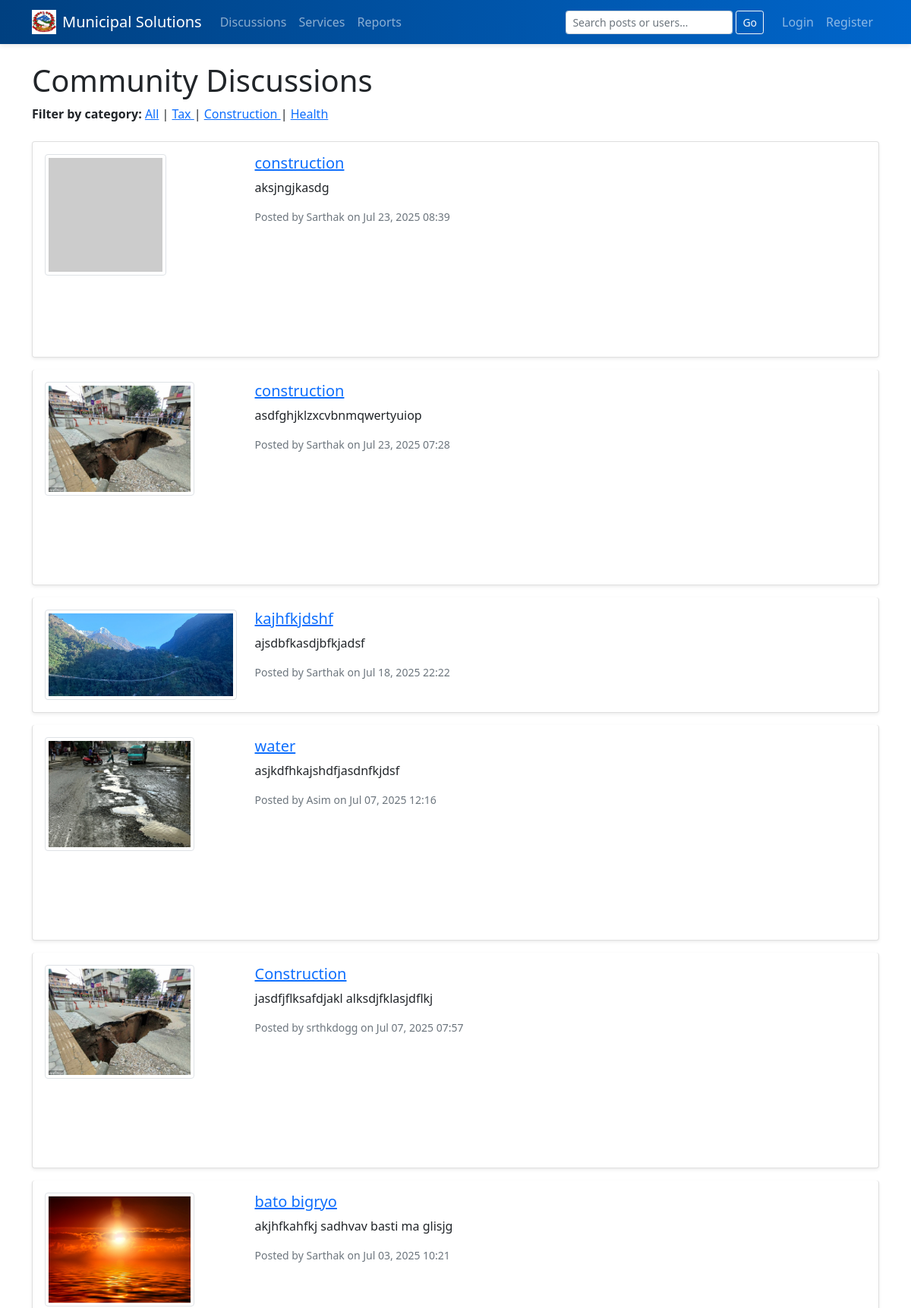
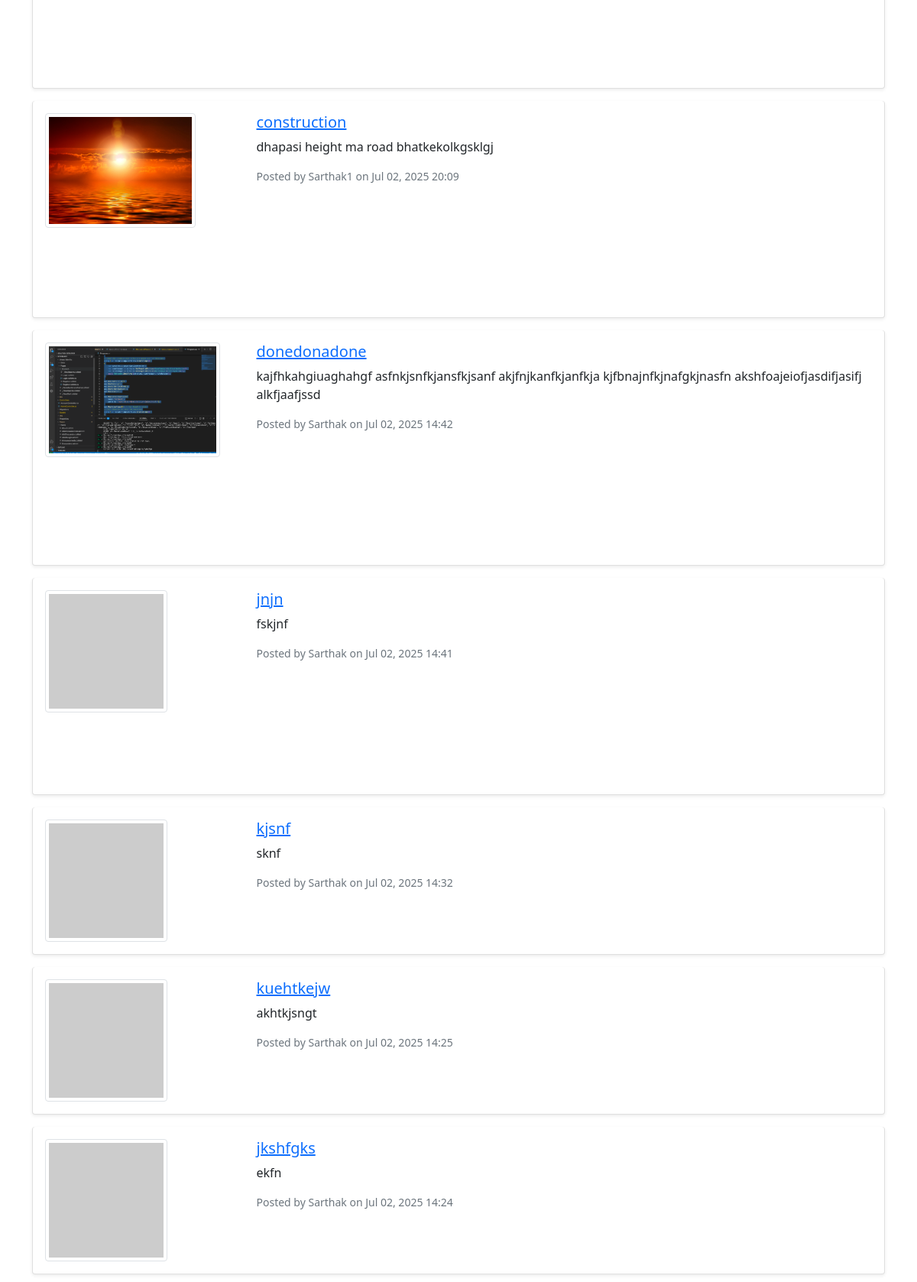
The app's page /discussions/ (upper part) with its own data (2 pictures, top to bottom).
### services/models.py (models this page shows, shortened)
class DiscussionPost(models.Model):
    CATEGORY_TAX          = 'tax'
    CATEGORY_CONSTRUCTION = 'construction'
    CATEGORY_HEALTH       = 'health'
    CATEGORY_CHOICES = [
        (CATEGORY_TAX,          'Tax'),
        (CATEGORY_CONSTRUCTION, 'Construction'),
        (CATEGORY_HEALTH,       'Health'),
    ]
    author     = models.ForeignKey(CustomUser, on_delete=models.CASCADE)
    title      = models.CharField(max_length=200)
    content    = models.TextField()
    image      = models.ImageField(upload_to='discussion_images/', blank=True, null=True)
    location   = models.CharField(max_length=100, blank=True, null=True)
    category   = models.CharField(
        max_length=20,
        choices=CATEGORY_CHOICES,
        default=CATEGORY_TAX,
        help_text="Select one: Tax, Construction or Health"
    )
    created_at = models.DateTimeField(auto_now_add=True)
    updated_at = models.DateTimeField(auto_now=True)
    likes      = models.PositiveIntegerField(default=0)
    dislikes   = models.PositiveIntegerField(default=0)

### accounts/models.py (models this page shows, shortened)
class CustomUser(AbstractUser):
    is_admin     = models.BooleanField(default=False)
    phone_number = models.CharField(max_length=20, blank=True)
    address      = models.TextField(blank=True)
    email        = models.EmailField(unique=True)

### services/views.py (the view)
# urls.py: path('discussions/', views.discussions, name='discussions'),
def discussions(request):
    cat = request.GET.get('category')
    qs = DiscussionPost.objects.all()
    if cat in dict(DiscussionPost.CATEGORY_CHOICES):
        qs = qs.filter(category=cat)
    posts = qs.order_by('-created_at')
    return render(request, 'services/discussions.html', {
        'posts': posts,
        'selected_category': cat,   # so template knows what’s active
    })

### templates/services/discussions.html (shortened to what this page needs)
{% extends 'base.html' %}
{% block content %}
<h1>Community Discussions</h1>
<div class="mb-4">
  <strong>Filter by category:</strong>
  <a href="{% url 'discussions' %}">All</a> |
  <a href="{% url 'discussions' %}?category=tax"
     {% if selected_category == 'tax' %}class="text-primary fw-bold"{% endif %}>
    Tax
  </a> |
  <a href="{% url 'discussions' %}?category=construction"
     {% if selected_category == 'construction' %}class="text-primary fw-bold"{% endif %}>
    Construction
  </a> |
  <a href="{% url 'discussions' %}?category=health"
     {% if selected_category == 'health' %}class="text-primary fw-bold"{% endif %}>
    Health
  </a>
</div>
<div class="list-group">
    {% for post in posts %}
    <div class="list-group-item mb-3 p-3 rounded shadow-sm">
        <div class="row">
            <div class="col-md-3 mb-2 mb-md-0">
                {% if post.image %}
                    <img src="{{ post.image.url }}" class="img-thumbnail" style="max-height: 150px;">
                {% else %}
                    <img src="https://via.placeholder.com/150" class="img-thumbnail" alt="No Image">
                {% endif %}
            </div>
            <div class="col-md-9">
                <h5><a href="{% url 'post_detail' post.id %}">{{ post.title }}</a></h5>
                <p>{{ post.content|truncatechars:150 }}</p>
                <small class="text-muted d-block mb-2">
                    Posted by {{ post.author.username }} on {{ post.created_at|date:"M d, Y H:i" }}
                </small>
                {% if post.location %}
                    <div id="map-{{ forloop.counter }}" class="rounded" style="height: 150px;"></div>
                {% endif %}
            </div>
        </div>
    </div>
    {% empty %}
    <div class="list-group-item">No discussions yet.</div>
    {% endfor %}
</div>
<link rel="stylesheet" href="https://unpkg.com/leaflet/dist/leaflet.css" />
{% endblock %}

### static/css/style.css (style rules this page uses)
:root { --primary: #004080; --secondary: #0066cc; --light-bg: #f8f9fa; --text: #212529; --seal-opacity: 0.40; --transition: 0.2s ease; --border-radius: 0.5rem; --card-shadow: 0 2px 6px rgba(0,0,0,0.1); }
*, *::before, *::after { box-sizing: border-box; margin: 0; padding: 0; }
body { font-family: 'Inter', sans-serif; background: var(--light-bg); color: var(--text); line-height: 1.6; }

### records on screen
DiscussionPost: title "construction", content "aksjngjkasdg", author.username "Sarthak", created_at "Jul 23, 2025 08:39"
DiscussionPost: image (picture), title "construction", content "asdfghjklzxcvbnmqwertyuiop", author.username "Sarthak", created_at "Jul 23, 2025 07:28"
DiscussionPost: image (picture), title "kajhfkjdshf", content "ajsdbfkasdjbfkjadsf", author.username "Sarthak", created_at "Jul 18, 2025 22:22"
DiscussionPost: image (picture), title "water", content "asjkdfhkajshdfjasdnfkjdsf", author.username "Asim", created_at "Jul 07, 2025 12:16"
DiscussionPost: image (picture), title "Construction", content "jasdfjflksafdjakl alksdjfklasjdflkj", author.username "srthkdogg", created_at "Jul 07, 2025 07:57"
DiscussionPost: image (picture), title "bato bigryo", content "akjhfkahfkj sadhvav basti ma glisjg", author.username "Sarthak", created_at "Jul 03, 2025 10:21"
DiscussionPost: image (picture), title "construction", content "dhapasi height ma road bhatkekolkgsklgj", author.username "Sarthak1", created_at "Jul 02, 2025 20:09"
DiscussionPost: image (picture), title "donedonadone", content "kajfhkahgiuaghahgf asfnkjsnfkjansfkjsanf akjfnjkanfkjanfkja kjfbnajnfkjnafgkjnasfn akshfoajeiofjasdifjasifj alkfjaafjssd", author.username "Sarthak", created_at "Jul 02, 2025 14:42"
DiscussionPost: title "jnjn", content "fskjnf", author.username "Sarthak", created_at "Jul 02, 2025 14:41"
DiscussionPost: title "kjsnf", content "sknf", author.username "Sarthak", created_at "Jul 02, 2025 14:32"
DiscussionPost: title "kuehtkejw", content "akhtkjsngt", author.username "Sarthak", created_at "Jul 02, 2025 14:25"
DiscussionPost: title "jkshfgks", content "ekfn", author.username "Sarthak", created_at "Jul 02, 2025 14:24"
